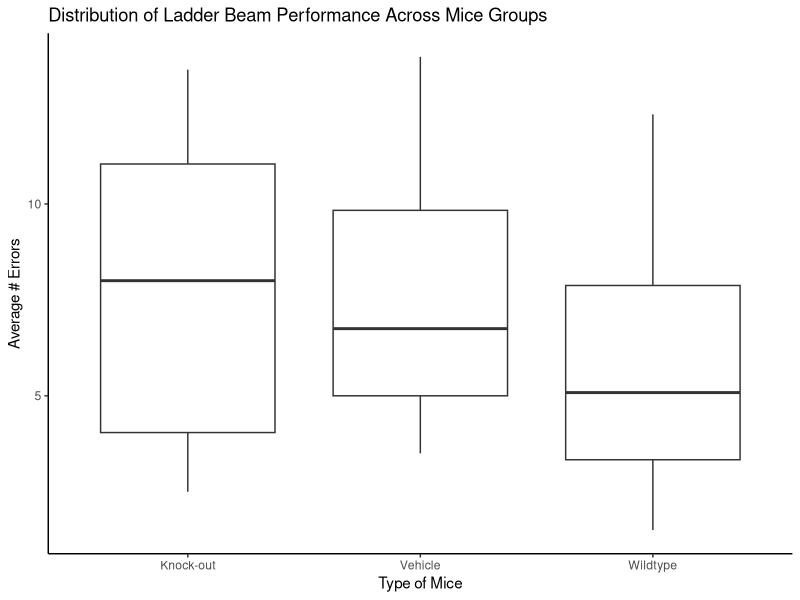
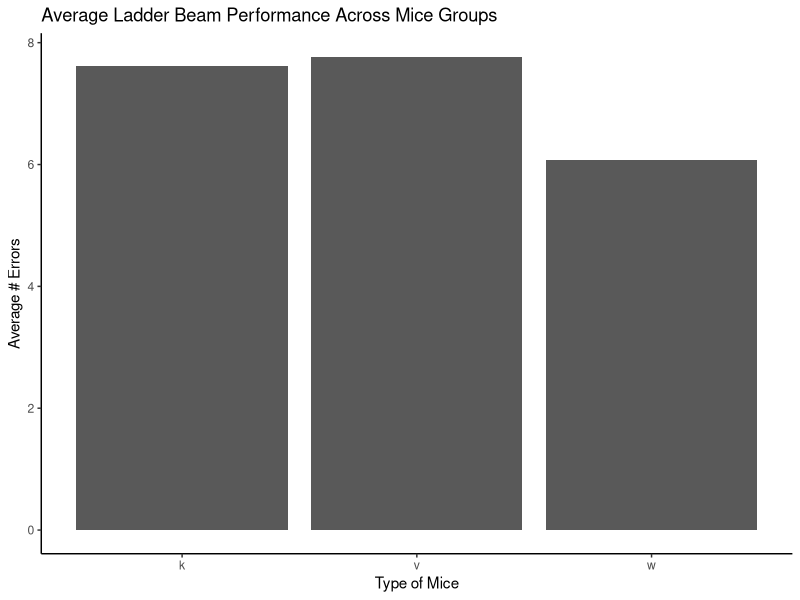

These figures' R source, in order:
## ---- chunk 1
library(dplyr)
library(readr)
library(ggplot2)

post_injury <- read_csv(here::here("data/post_injury.csv"))
## ---- chunk 2
# Box Plot
post_injury

post_injury %>% 
  mutate(type = case_when(type == "w" ~ "Wildtype", 
                          type == "k" ~ "Knock-out",
                          type == "v" ~ "Vehicle")) %>% 
  ggplot(aes(x = type, y = ave_bad)) + 
  geom_boxplot() + 
  labs(x = "Type of Mice", y = "Average # Errors", title = "Distribution of Ladder Beam Performance Across Mice Groups") + 
  theme_classic()

post_injury %>% 
  group_by(type) %>% 
  summarise(group_avg = mean(ave_bad),
            group_sum = sum(ave_bad)) %>% 
  ggplot(aes(x = type, y = group_avg)) +
  geom_bar(stat = "identity") +
  labs(x = "Type of Mice", y = "Average # Errors", title = "Average Ladder Beam Performance Across Mice Groups") + 
  theme_classic()
